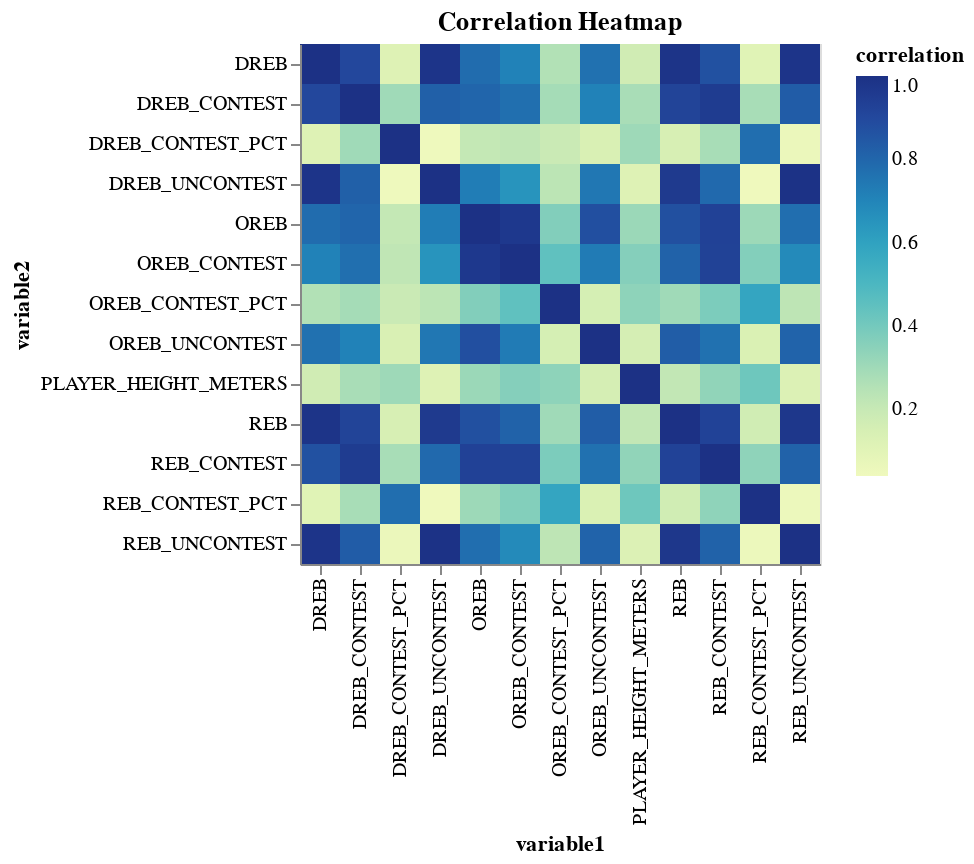

Notebook code for this chart:
### Code cell
# Create a heatmap for CORR between different metrics
import altair as alt
import pandas as pd

# Select the columns you want to check for correlation
selected_columns = ['OREB', 'OREB_CONTEST',	'OREB_UNCONTEST', 'OREB_CONTEST_PCT', 'DREB', 'DREB_CONTEST',	
           'DREB_UNCONTEST', 'DREB_CONTEST_PCT', 'REB' , 'REB_CONTEST',	'REB_UNCONTEST',
            'REB_CONTEST_PCT', 'PLAYER_HEIGHT_METERS']

# Create a correlation matrix
correlation_matrix = df_reb_eda[selected_columns].corr()

# Convert correlation matrix to tidy format
correlation_tidy = correlation_matrix.stack().reset_index()
correlation_tidy.columns = ['variable1', 'variable2', 'correlation']

# Create heatmap
heatmap = alt.Chart(correlation_tidy).mark_rect().encode(
    x='variable1:O',
    y='variable2:O',
    color='correlation:Q'
).properties(
    title='Correlation Heatmap'
)

# Display heatmap
heatmap

### Figure 1 — Vega-Lite specification as saved in the notebook (floating-point values rounded to 4 significant figures; data arrays with more than 128 entries replaced by an {"elided": "..."} marker saying what was removed)
{"config": {"view": {"continuousWidth": 300, "continuousHeight": 300}}, "data": {"name": "data-e12159a760bc47e33b3780423b39da60"}, "mark": {"type": "rect"}, "encoding": {"color": {"field": "correlation", "type": "quantitative"}, "x": {"field": "variable1", "type": "ordinal"}, "y": {"field": "variable2", "type": "ordinal"}}, "title": "Correlation Heatmap", "$schema": "https://vega.github.io/schema/vega-lite/v5.8.0.json", "datasets": {"data-e12159a760bc47e33b3780423b39da60": {"elided": "169 records"}}}
